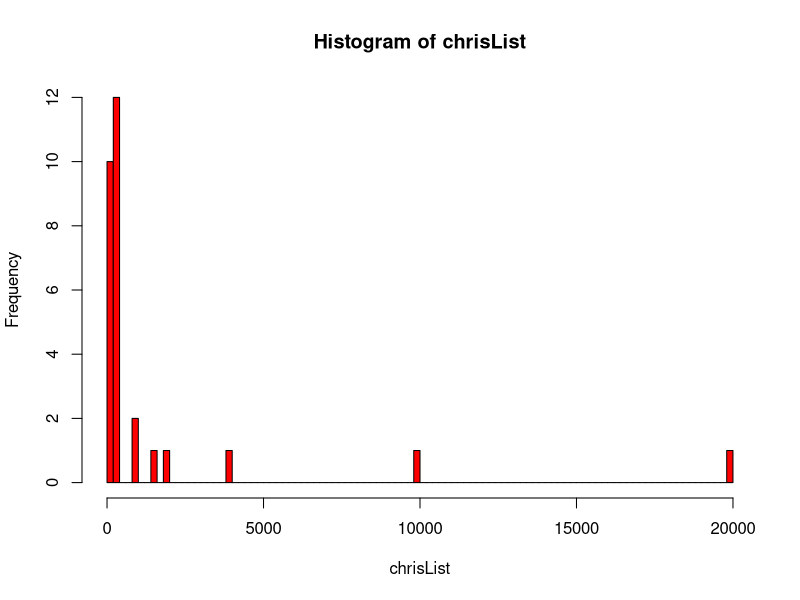
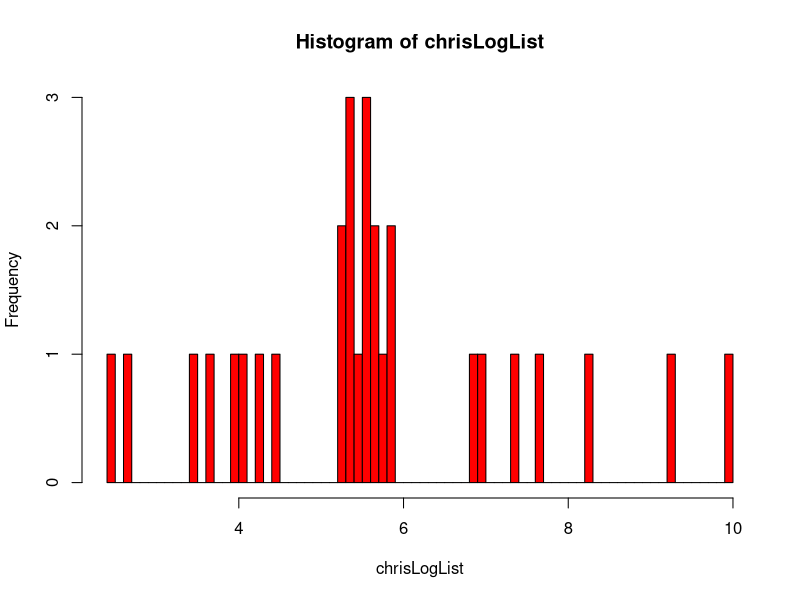
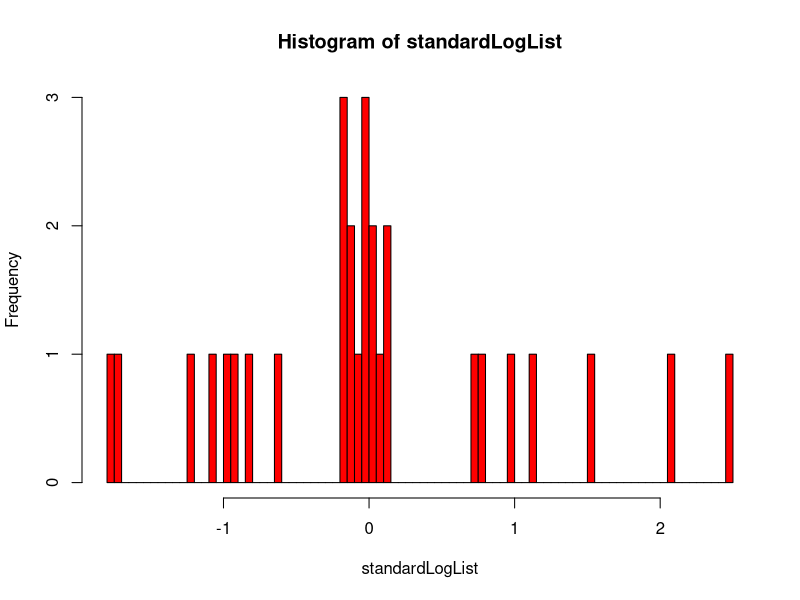

The R script that drew these images, in order:
#R Assigment 1
# ------ Variables and Assignments ---------
#Q1
chrisList <- c(14,12,40,50,67, 55, 32,89,200,250,210,209,199,206,256,276, 300, 350,333,290,265,237, 990, 1000,1500, 2000,4000,10000,20000)
#Q2
hist(chrisList, breaks = 100, col="red")
#Q3
chrisLogList <- log(chrisList)
#Q4
hist(chrisLogList, breaks = 100, col="red")
#Q5a
standardLogList <- scale(chrisLogList)
#Q5b
hist(standardLogList, breaks = 100, col = "red")
#Q6
meanStandardLogList = mean(standardLogList)
meanStandardLogList
stdStandardLogList = sd(standardLogList)
stdStandardLogList
#--------- Logic ------------
#Q1
X <- 5
#Q2
Y <- 10
#Q3
if (Y > X){
  X<-Y 
} else{
  Y<-X
}
#----------DataFrames -------
#Q1 
tudata <- read.csv("tuSample.csv")
head(tudata)
tail(tudata)
#Q2
entropyMean = mean(tudata$entropy)
entropyMean
entropystd = sd(tudata$entropy)
entropystd
#Q3
length(tudata$user)
length(unique(tudata$user))
#Q4
contributorsdf <- tudata[tudata$majorContributor == 1,]
#Q5
lurkersdf <- tudata[tudata$majorContributor == 0,]
#Q6
contributorsMeanNumResponses <- mean(contributorsdf$responses)
contributorsMeanNumTopics <- mean(contributorsdf$topics)
lurkersMeanNumResponses <- mean(lurkersdf$responses)
lurkersMeanNumTopics <- mean(lurkersdf$topics)
# Lurkers respond almost twice as much as contributors
# Contributors have only about .2 more topics than lurkers on average
#Q7
cleanlurkersdf <- lurkersdf[lurkersdf$responses <= ((lurkersMeanNumResponses) + (3*sd(lurkersdf$responses))),]
cleancontributorsdf <- contributorsdf[contributorsdf$responses <= contributorsMeanNumResponses + 3*sd(contributorsdf$responses),]
#Q8
finaldf <- rbind(cleancontributorsdf,cleanlurkersdf)
#Q9
finaldf$standardTopics <- scale(finaldf$topics)
#Q10
finaldf$normalTopics <- (finaldf$topics - min(finaldf$topics))/(max(finaldf$topics)-min(finaldf$topics))
#Q11
write.csv(finaldf, "ChrisMagnemiFinaldf.csv")
